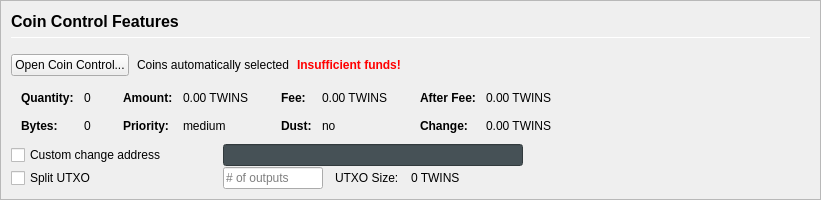
         <widget class="QFrame" name="frameCoinControl">
          <property name="sizePolicy">
           <sizepolicy hsizetype="Expanding" vsizetype="Expanding">
            <horstretch>0</horstretch>
            <verstretch>0</verstretch>
           </sizepolicy>
          </property>
          <property name="maximumSize">
           <size>
            <width>16777215</width>
            <height>16777215</height>
           </size>
          </property>
          <property name="frameShape">
           <enum>QFrame::StyledPanel</enum>
          </property>
          <property name="frameShadow">
           <enum>QFrame::Sunken</enum>
          </property>
          <layout class="QVBoxLayout" name="verticalLayoutCoinControl2">
           <property name="spacing">
            <number>0</number>
           </property>
           <property name="leftMargin">
            <number>0</number>
           </property>
           <property name="topMargin">
            <number>0</number>
           </property>
           <property name="rightMargin">
            <number>0</number>
           </property>
           <property name="bottomMargin">
            <number>0</number>
           </property>
           <item>
            <widget class="QFrame" name="frameCoinControl_BG">
             <layout class="QVBoxLayout" name="verticalLayoutCoinControl" stretch="0,0,0,0,0,0">
              <property name="spacing">
               <number>1</number>
              </property>
              <property name="leftMargin">
               <number>10</number>
              </property>
              <property name="topMargin">
               <number>10</number>
              </property>
              <item>
               <layout class="QHBoxLayout" name="horizontalLayoutCoinControl1">
                <property name="bottomMargin">
                 <number>15</number>
                </property>
                <item>
                 <layout class="QVBoxLayout" name="verticalLayout_3">
                  <property name="spacing">
                   <number>6</number>
                  </property>
                  <item>
                   <widget class="QLabel" name="labelCoinControlFeatures">
                    <property name="sizePolicy">
                     <sizepolicy hsizetype="Preferred" vsizetype="Maximum">
                      <horstretch>0</horstretch>
                      <verstretch>0</verstretch>
                     </sizepolicy>
                    </property>
                    <property name="minimumSize">
                     <size>
                      <width>0</width>
                      <height>20</height>
                     </size>
                    </property>
                    <property name="font">
                     <font>
                      <pointsize>12</pointsize>
                      <weight>75</weight>
                      <bold>true</bold>
                     </font>
                    </property>
                    <property name="styleSheet">
                     <string notr="true">font-weight:bold;</string>
                    </property>
                    <property name="text">
                     <string>Coin Control Features</string>
                    </property>
                   </widget>
                  </item>
                  <item>
                   <widget class="Line" name="line">
                    <property name="minimumSize">
                     <size>
                      <width>0</width>
                      <height>1</height>
                     </size>
                    </property>
                    <property name="maximumSize">
                     <size>
                      <width>16777215</width>
                      <height>1</height>
                     </size>
                    </property>
                    <property name="orientation">
                     <enum>Qt::Horizontal</enum>
                    </property>
                   </widget>
                  </item>
                 </layout>
                </item>
               </layout>
              </item>
              <item>
               <layout class="QHBoxLayout" name="horizontalLayoutCoinControl2" stretch="0,0,0,0">
                <property name="spacing">
                 <number>8</number>
                </property>
                <property name="bottomMargin">
                 <number>10</number>
                </property>
                <item>
                 <widget class="QPushButton" name="pushButtonCoinControl">
                  <property name="styleSheet">
                   <string notr="true"/>
                  </property>
                  <property name="text">
                   <string>Open Coin Control...</string>
                  </property>
                  <property name="autoDefault">
                   <bool>false</bool>
                  </property>
                 </widget>
                </item>
                <item>
                 <widget class="QLabel" name="labelCoinControlAutomaticallySelected">
                  <property name="text">
                   <string>Coins automatically selected</string>
                  </property>
                  <property name="margin">
                   <number>5</number>
                  </property>
                 </widget>
                </item>
                <item>
                 <widget class="QLabel" name="labelCoinControlInsuffFunds">
                  <property name="font">
                   <font>
                    <weight>75</weight>
                    <bold>true</bold>
                   </font>
                  </property>
                  <property name="styleSheet">
                   <string notr="true">color:red;font-weight:bold;</string>
                  </property>
                  <property name="text">
                   <string>Insufficient funds!</string>
                  </property>
                  <property name="margin">
                   <number>5</number>
                  </property>
                 </widget>
                </item>
                <item>
                 <spacer name="horizontalSpacerCoinControl">
                  <property name="orientation">
                   <enum>Qt::Horizontal</enum>
                  </property>
                  <property name="sizeHint" stdset="0">
                   <size>
                    <width>40</width>
                    <height>1</height>
                   </size>
                  </property>
                 </spacer>
                </item>
               </layout>
              </item>
              <item>
               <widget class="QWidget" name="widgetCoinControl" native="true">
                <property name="sizePolicy">
                 <sizepolicy hsizetype="Preferred" vsizetype="Preferred">
                  <horstretch>0</horstretch>
                  <verstretch>0</verstretch>
                 </sizepolicy>
                </property>
                <property name="minimumSize">
                 <size>
                  <width>0</width>
                  <height>0</height>
                 </size>
                </property>
                <property name="styleSheet">
                 <string notr="true"/>
                </property>
                <layout class="QHBoxLayout" name="horizontalLayoutCoinControl5">
                 <property name="leftMargin">
                  <number>0</number>
                 </property>
                 <property name="topMargin">
                  <number>0</number>
                 </property>
                 <property name="rightMargin">
                  <number>0</number>
                 </property>
                 <property name="bottomMargin">
                  <number>0</number>
                 </property>
                 <item>
                  <layout class="QHBoxLayout" name="horizontalLayoutCoinControl3" stretch="0,0,0,1">
                   <property name="spacing">
                    <number>20</number>
                   </property>
                   <property name="topMargin">
                    <number>0</number>
                   </property>
                   <property name="bottomMargin">
                    <number>10</number>
                   </property>
                   <item>
                    <layout class="QFormLayout" name="formLayoutCoinControl1">
                     <property name="horizontalSpacing">
                      <number>10</number>
                     </property>
                     <property name="verticalSpacing">
                      <number>14</number>
                     </property>
                     <property name="leftMargin">
                      <number>10</number>
                     </property>
                     <property name="topMargin">
                      <number>4</number>
                     </property>
                     <property name="rightMargin">
                      <number>6</number>
                     </property>
                     <item row="0" column="0">
                      <widget class="QLabel" name="labelCoinControlQuantityText">
                       <property name="font">
                        <font>
                         <weight>75</weight>
                         <bold>true</bold>
                        </font>
                       </property>
                       <property name="text">
                        <string>Quantity:</string>
                       </property>
                       <property name="margin">
                        <number>0</number>
                       </property>
                      </widget>
                     </item>
                     <item row="0" column="1">
                      <widget class="QLabel" name="labelCoinControlQuantity">
                       <property name="cursor">
                        <cursorShape>IBeamCursor</cursorShape>
                       </property>
                       <property name="contextMenuPolicy">
                        <enum>Qt::ActionsContextMenu</enum>
                       </property>
                       <property name="text">
                        <string notr="true">0</string>
                       </property>
                       <property name="margin">
                        <number>0</number>
                       </property>
                       <property name="textInteractionFlags">
                        <set>Qt::LinksAccessibleByMouse|Qt::TextSelectableByKeyboard|Qt::TextSelectableByMouse</set>
                       </property>
                      </widget>
                     </item>
                     <item row="1" column="0">
                      <widget class="QLabel" name="labelCoinControlBytesText">
                       <property name="font">
                        <font>
                         <weight>75</weight>
                         <bold>true</bold>
                        </font>
                       </property>
                       <property name="text">
                        <string>Bytes:</string>
                       </property>
                      </widget>
                     </item>
                     <item row="1" column="1">
                      <widget class="QLabel" name="labelCoinControlBytes">
                       <property name="cursor">
                        <cursorShape>IBeamCursor</cursorShape>
                       </property>
                       <property name="contextMenuPolicy">
                        <enum>Qt::ActionsContextMenu</enum>
                       </property>
                       <property name="text">
                        <string notr="true">0</string>
                       </property>
                       <property name="textInteractionFlags">
                        <set>Qt::LinksAccessibleByMouse|Qt::TextSelectableByKeyboard|Qt::TextSelectableByMouse</set>
                       </property>
                      </widget>
                     </item>
                    </layout>
                   </item>
                   <item>
                    <layout class="QFormLayout" name="formLayoutCoinControl2">
                     <property name="horizontalSpacing">
                      <number>10</number>
                     </property>
                     <property name="verticalSpacing">
                      <number>14</number>
                     </property>
                     <property name="leftMargin">
                      <number>6</number>
                     </property>
                     <property name="topMargin">
                      <number>4</number>
                     </property>
                     <property name="rightMargin">
                      <number>6</number>
                     </property>
                     <item row="0" column="0">
                      <widget class="QLabel" name="labelCoinControlAmountText">
                       <property name="font">
                        <font>
                         <weight>75</weight>
                         <bold>true</bold>
                        </font>
                       </property>
                       <property name="text">
                        <string>Amount:</string>
                       </property>
                       <property name="margin">
                        <number>0</number>
                       </property>
                      </widget>
                     </item>
                     <item row="0" column="1">
                      <widget class="QLabel" name="labelCoinControlAmount">
                       <property name="cursor">
                        <cursorShape>IBeamCursor</cursorShape>
                       </property>
                       <property name="contextMenuPolicy">
                        <enum>Qt::ActionsContextMenu</enum>
                       </property>
                       <property name="text">
                        <string notr="true">0.00 TWINS</string>
                       </property>
                       <property name="textInteractionFlags">
                        <set>Qt::LinksAccessibleByMouse|Qt::TextSelectableByKeyboard|Qt::TextSelectableByMouse</set>
                       </property>
                      </widget>
                     </item>
                     <item row="1" column="0">
                      <widget class="QLabel" name="labelCoinControlPriorityText">
                       <property name="font">
                        <font>
                         <weight>75</weight>
                         <bold>true</bold>
                        </font>
                       </property>
                       <property name="text">
                        <string>Priority:</string>
                       </property>
                      </widget>
                     </item>
                     <item row="1" column="1">
                      <widget class="QLabel" name="labelCoinControlPriority">
                       <property name="cursor">
                        <cursorShape>IBeamCursor</cursorShape>
                       </property>
                       <property name="contextMenuPolicy">
                        <enum>Qt::ActionsContextMenu</enum>
                       </property>
                       <property name="text">
                        <string>medium</string>
                       </property>
                       <property name="textInteractionFlags">
                        <set>Qt::LinksAccessibleByMouse|Qt::TextSelectableByKeyboard|Qt::TextSelectableByMouse</set>
                       </property>
                      </widget>
                     </item>
                    </layout>
                   </item>
                   <item>
                    <layout class="QFormLayout" name="formLayoutCoinControl3">
                     <property name="horizontalSpacing">
                      <number>10</number>
                     </property>
                     <property name="verticalSpacing">
                      <number>14</number>
                     </property>
                     <property name="leftMargin">
                      <number>6</number>
                     </property>
                     <property name="topMargin">
                      <number>4</number>
                     </property>
                     <property name="rightMargin">
                      <number>6</number>
                     </property>
                     <item row="0" column="0">
                      <widget class="QLabel" name="labelCoinControlFeeText">
                       <property name="font">
                        <font>
                         <weight>75</weight>
                         <bold>true</bold>
                        </font>
                       </property>
                       <property name="text">
                        <string>Fee:</string>
                       </property>
                       <property name="margin">
                        <number>0</number>
                       </property>
                      </widget>
                     </item>
                     <item row="0" column="1">
                      <widget class="QLabel" name="labelCoinControlFee">
                       <property name="cursor">
                        <cursorShape>IBeamCursor</cursorShape>
                       </property>
                       <property name="contextMenuPolicy">
                        <enum>Qt::ActionsContextMenu</enum>
                       </property>
                       <property name="text">
                        <string notr="true">0.00 TWINS</string>
                       </property>
                       <property name="textInteractionFlags">
                        <set>Qt::LinksAccessibleByMouse|Qt::TextSelectableByKeyboard|Qt::TextSelectableByMouse</set>
                       </property>
                      </widget>
                     </item>
                     <item row="1" column="0">
                      <widget class="QLabel" name="labelCoinControlLowOutputText">
                       <property name="font">
                        <font>
                         <weight>75</weight>
                         <bold>true</bold>
                        </font>
                       </property>
                       <property name="text">
                        <string>Dust:</string>
                       </property>
                      </widget>
                     </item>
                     <item row="1" column="1">
                      <widget class="QLabel" name="labelCoinControlLowOutput">
                       <property name="cursor">
                        <cursorShape>IBeamCursor</cursorShape>
                       </property>
                       <property name="contextMenuPolicy">
                        <enum>Qt::ActionsContextMenu</enum>
                       </property>
                       <property name="text">
                        <string>no</string>
                       </property>
                       <property name="textInteractionFlags">
                        <set>Qt::LinksAccessibleByMouse|Qt::TextSelectableByKeyboard|Qt::TextSelectableByMouse</set>
                       </property>
                      </widget>
                     </item>
                    </layout>
                   </item>
                   <item>
                    <layout class="QFormLayout" name="formLayoutCoinControl4">
                     <property name="horizontalSpacing">
                      <number>10</number>
                     </property>
                     <property name="verticalSpacing">
                      <number>14</number>
                     </property>
                     <property name="leftMargin">
                      <number>6</number>
                     </property>
                     <property name="topMargin">
                      <number>4</number>
                     </property>
                     <property name="rightMargin">
                      <number>6</number>
                     </property>
                     <item row="0" column="0">
                      <widget class="QLabel" name="labelCoinControlAfterFeeText">
                       <property name="font">
                        <font>
                         <weight>75</weight>
                         <bold>true</bold>
                        </font>
                       </property>
                       <property name="text">
                        <string>After Fee:</string>
                       </property>
                       <property name="margin">
                        <number>0</number>
                       </property>
                      </widget>
                     </item>
                     <item row="0" column="1">
                      <widget class="QLabel" name="labelCoinControlAfterFee">
                       <property name="cursor">
                        <cursorShape>IBeamCursor</cursorShape>
                       </property>
                       <property name="contextMenuPolicy">
                        <enum>Qt::ActionsContextMenu</enum>
                       </property>
                       <property name="text">
                        <string notr="true">0.00 TWINS</string>
                       </property>
                       <property name="textInteractionFlags">
                        <set>Qt::LinksAccessibleByMouse|Qt::TextSelectableByKeyboard|Qt::TextSelectableByMouse</set>
                       </property>
                      </widget>
                     </item>
                     <item row="1" column="0">
                      <widget class="QLabel" name="labelCoinControlChangeText">
                       <property name="font">
                        <font>
                         <weight>75</weight>
                         <bold>true</bold>
                        </font>
                       </property>
                       <property name="text">
                        <string>Change:</string>
                       </property>
                      </widget>
                     </item>
                     <item row="1" column="1">
                      <widget class="QLabel" name="labelCoinControlChange">
                       <property name="cursor">
                        <cursorShape>IBeamCursor</cursorShape>
                       </property>
                       <property name="contextMenuPolicy">
                        <enum>Qt::ActionsContextMenu</enum>
                       </property>
                       <property name="text">
                        <string notr="true">0.00 TWINS</string>
                       </property>
                       <property name="textInteractionFlags">
                        <set>Qt::LinksAccessibleByMouse|Qt::TextSelectableByKeyboard|Qt::TextSelectableByMouse</set>
                       </property>
                      </widget>
                     </item>
                    </layout>
                   </item>
                  </layout>
                 </item>
                </layout>
               </widget>
              </item>
              <item>
               <layout class="QHBoxLayout" name="horizontalLayoutCoinControl4">
                <property name="spacing">
                 <number>12</number>
                </property>
                <property name="sizeConstraint">
                 <enum>QLayout::SetDefaultConstraint</enum>
                </property>
                <property name="topMargin">
                 <number>0</number>
                </property>
                <property name="rightMargin">
                 <number>0</number>
                </property>
                <item>
                 <widget class="QCheckBox" name="checkBoxCoinControlChange">
                  <property name="sizePolicy">
                   <sizepolicy hsizetype="Preferred" vsizetype="Preferred">
                    <horstretch>0</horstretch>
                    <verstretch>0</verstretch>
                   </sizepolicy>
                  </property>
                  <property name="minimumSize">
                   <size>
                    <width>200</width>
                    <height>0</height>
                   </size>
                  </property>
                  <property name="maximumSize">
                   <size>
                    <width>200</width>
                    <height>16777215</height>
                   </size>
                  </property>
                  <property name="toolTip">
                   <string>If this is activated, but the change address is empty or invalid, change will be sent to a newly generated address.</string>
                  </property>
                  <property name="text">
                   <string>Custom change address</string>
                  </property>
                 </widget>
                </item>
                <item>
                 <widget class="QValidatedLineEdit" name="lineEditCoinControlChange">
                  <property name="enabled">
                   <bool>false</bool>
                  </property>
                  <property name="sizePolicy">
                   <sizepolicy hsizetype="Preferred" vsizetype="Preferred">
                    <horstretch>0</horstretch>
                    <verstretch>0</verstretch>
                   </sizepolicy>
                  </property>
                  <property name="minimumSize">
                   <size>
                    <width>300</width>
                    <height>0</height>
                   </size>
                  </property>
                  <property name="styleSheet">
                   <string notr="true">background-color:rgb(70, 81, 86);
color:rgb(211, 215, 207);</string>
                  </property>
                 </widget>
                </item>
                <item>
                 <widget class="QLabel" name="labelCoinControlChangeLabel">
                  <property name="sizePolicy">
                   <sizepolicy hsizetype="Preferred" vsizetype="Preferred">
                    <horstretch>0</horstretch>
                    <verstretch>0</verstretch>
                   </sizepolicy>
                  </property>
                  <property name="minimumSize">
                   <size>
                    <width>100</width>
                    <height>0</height>
                   </size>
                  </property>
                  <property name="text">
                   <string/>
                  </property>
                  <property name="margin">
                   <number>3</number>
                  </property>
                 </widget>
                </item>
               </layout>
              </item>
              <item>
               <layout class="QHBoxLayout" name="horizontalLayoutCoinControl6">
                <property name="spacing">
                 <number>12</number>
                </property>
                <property name="rightMargin">
                 <number>0</number>
                </property>
                <item>
                 <widget class="QCheckBox" name="splitBlockCheckBox">
                  <property name="sizePolicy">
                   <sizepolicy hsizetype="Preferred" vsizetype="Preferred">
                    <horstretch>0</horstretch>
                    <verstretch>0</verstretch>
                   </sizepolicy>
                  </property>
                  <property name="minimumSize">
                   <size>
                    <width>200</width>
                    <height>0</height>
                   </size>
                  </property>
                  <property name="maximumSize">
                   <size>
                    <width>200</width>
                    <height>16777215</height>
                   </size>
                  </property>
                  <property name="text">
                   <string>Split UTXO</string>
                  </property>
                 </widget>
                </item>
                <item>
                 <widget class="QLineEdit" name="splitBlockLineEdit">
                  <property name="sizePolicy">
                   <sizepolicy hsizetype="Preferred" vsizetype="Preferred">
                    <horstretch>50</horstretch>
                    <verstretch>0</verstretch>
                   </sizepolicy>
                  </property>
                  <property name="minimumSize">
                   <size>
                    <width>100</width>
                    <height>0</height>
                   </size>
                  </property>
                  <property name="maximumSize">
                   <size>
                    <width>100</width>
                    <height>16777215</height>
                   </size>
                  </property>
                  <property name="placeholderText">
                   <string># of outputs</string>
                  </property>
                 </widget>
                </item>
                <item>
                 <widget class="QLabel" name="labelBlockSizeText">
                  <property name="text">
                   <string>UTXO Size:</string>
                  </property>
                 </widget>
                </item>
                <item>
                 <widget class="QLabel" name="labelBlockSize">
                  <property name="text">
                   <string>0 TWINS</string>
                  </property>
                 </widget>
                </item>
                <item>
                 <spacer name="horizontalSpacer_7">
                  <property name="orientation">
                   <enum>Qt::Horizontal</enum>
                  </property>
                  <property name="sizeHint" stdset="0">
                   <size>
                    <width>40</width>
                    <height>20</height>
                   </size>
                  </property>
                 </spacer>
                </item>
               </layout>
              </item>
              <item>
               <spacer name="verticalSpacerCoinControl">
                <property name="orientation">
                 <enum>Qt::Vertical</enum>
                </property>
                <property name="sizeHint" stdset="0">
                 <size>
                  <width>800</width>
                  <height>1</height>
                 </size>
                </property>
               </spacer>
              </item>
             </layout>
            </widget>
           </item>
          </layout>
         </widget>
